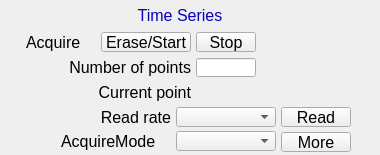
        <widget class="PyDMFrame" name="composite_4">
          <property name="geometry">
            <rect>
              <x>390</x>
              <y>105</y>
              <width>380</width>
              <height>155</height>
            </rect>
          </property>
          <property name="sizePolicy">
            <sizepolicy hsizetype="Ignored" vsizetype="Ignored">
              <horstretch>0</horstretch>
              <verstretch>0</verstretch>
            </sizepolicy>
          </property>
          <layout class="QGridLayout" name="gridLayout_4" columnstretch="26,5,30,20,15,5,19,5,46,5,15,5,39,5,16,5,15,5,5,65,29" rowstretch="5,20,1,6,1,18,1,5,1,19,5,1,18,1,5,20,4,1,19,1,3">
            <property name="leftMargin">
              <number>0</number>
            </property>
            <property name="topMargin">
              <number>0</number>
            </property>
            <property name="rightMargin">
              <number>0</number>
            </property>
            <property name="bottomMargin">
              <number>0</number>
            </property>
            <property name="horizontalSpacing">
              <number>0</number>
            </property>
            <property name="verticalSpacing">
              <number>0</number>
            </property>
            <item row="1" column="7" rowspan="2" colspan="7">
              <widget class="PyDMDrawingRectangle" name="rectangle_2">
                <property name="geometry">
                  <rect>
                    <x>120</x>
                    <y>5</y>
                    <width>120</width>
                    <height>21</height>
                  </rect>
                </property>
                <property name="sizePolicy">
                  <sizepolicy hsizetype="Ignored" vsizetype="Ignored">
                    <horstretch>0</horstretch>
                    <verstretch>0</verstretch>
                  </sizepolicy>
                </property>
                <property name="brush" stdset="0">
                  <brush brushstyle="SolidPattern">
                    <color alpha="255">
                      <red>218</red>
                      <green>218</green>
                      <blue>218</blue>
                    </color>
                  </brush>
                </property>
                <property name="penStyle" stdset="0">
                  <enum>Qt::SolidLine</enum>
                </property>
                <property name="penColor" stdset="0">
                  <color>
                    <red>218</red>
                    <green>218</green>
                    <blue>218</blue>
                  </color>
                </property>
                <property name="penWidth" stdset="0">
                  <double>0</double>
                </property>
                <property name="penCapStyle" stdset="0">
                  <enum>Qt::FlatCap</enum>
                </property>
                <property name="toolTip">
                  <string>rectangle_2</string>
                </property>
              </widget>
            </item>
            <item row="0" column="0" rowspan="21" colspan="21">
              <widget class="PyDMDrawingRectangle" name="rectangle_3">
                <property name="geometry">
                  <rect>
                    <x>0</x>
                    <y>0</y>
                    <width>380</width>
                    <height>155</height>
                  </rect>
                </property>
                <property name="sizePolicy">
                  <sizepolicy hsizetype="Ignored" vsizetype="Ignored">
                    <horstretch>0</horstretch>
                    <verstretch>0</verstretch>
                  </sizepolicy>
                </property>
                <property name="brush" stdset="0">
                  <brush brushstyle="NoBrush">
                    <color alpha="255">
                      <red>0</red>
                      <green>0</green>
                      <blue>0</blue>
                    </color>
                  </brush>
                </property>
                <property name="penStyle" stdset="0">
                  <enum>Qt::SolidLine</enum>
                </property>
                <property name="penColor" stdset="0">
                  <color>
                    <red>0</red>
                    <green>0</green>
                    <blue>0</blue>
                  </color>
                </property>
                <property name="penWidth" stdset="0">
                  <double>1</double>
                </property>
                <property name="penCapStyle" stdset="0">
                  <enum>Qt::FlatCap</enum>
                </property>
                <property name="toolTip">
                  <string>rectangle_3</string>
                </property>
              </widget>
            </item>
            <item row="1" column="8" colspan="5">
              <widget class="QLabel" name="text_3">
                <property name="geometry">
                  <rect>
                    <x>125</x>
                    <y>5</y>
                    <width>110</width>
                    <height>20</height>
                  </rect>
                </property>
                <property name="sizePolicy">
                  <sizepolicy hsizetype="Ignored" vsizetype="Ignored">
                    <horstretch>0</horstretch>
                    <verstretch>0</verstretch>
                  </sizepolicy>
                </property>
                <property name="text">
                  <string>Time Series</string>
                </property>
                <property name="font">
                  <font>
                    <pointsize>12</pointsize>
                  </font>
                </property>
                <property name="brush" stdset="0">
                  <brush brushstyle="SolidPattern">
                    <color alpha="255">
                      <red>10</red>
                      <green>0</green>
                      <blue>184</blue>
                    </color>
                  </brush>
                </property>
                <property name="toolTip">
                  <string>text_3</string>
                </property>
                <property name="alignment">
                  <set>Qt::AlignCenter</set>
                </property>
                <property name="styleSheet">
                  <string notr="true">QLabel#text_3 {
  color: rgb(10, 0, 184);
  }</string>
                </property>
              </widget>
            </item>
            <item row="11" column="3" rowspan="3" colspan="8">
              <widget class="QLabel" name="text_4">
                <property name="geometry">
                  <rect>
                    <x>61</x>
                    <y>82</y>
                    <width>130</width>
                    <height>20</height>
                  </rect>
                </property>
                <property name="sizePolicy">
                  <sizepolicy hsizetype="Ignored" vsizetype="Ignored">
                    <horstretch>0</horstretch>
                    <verstretch>0</verstretch>
                  </sizepolicy>
                </property>
                <property name="text">
                  <string>Current point</string>
                </property>
                <property name="font">
                  <font>
                    <pointsize>12</pointsize>
                  </font>
                </property>
                <property name="brush" stdset="0">
                  <brush brushstyle="SolidPattern">
                    <color alpha="255">
                      <red>0</red>
                      <green>0</green>
                      <blue>0</blue>
                    </color>
                  </brush>
                </property>
                <property name="toolTip">
                  <string>text_4</string>
                </property>
                <property name="alignment">
                  <set>Qt::AlignRight|Qt::AlignTrailing|Qt::AlignVCenter</set>
                </property>
                <property name="styleSheet">
                  <string notr="true">QLabel#text_4 {
  color: rgb(0, 0, 0);
  }</string>
                </property>
              </widget>
            </item>
            <item row="12" column="12" colspan="7">
              <widget class="PyDMLabel" name="text_update">
                <property name="geometry">
                  <rect>
                    <x>196</x>
                    <y>83</y>
                    <width>90</width>
                    <height>18</height>
                  </rect>
                </property>
                <property name="sizePolicy">
                  <sizepolicy hsizetype="Ignored" vsizetype="Ignored">
                    <horstretch>0</horstretch>
                    <verstretch>0</verstretch>
                  </sizepolicy>
                </property>
                <property name="toolTip">
                  <string>PV: ${P}${R}TS:TSCurrentPoint</string>
                </property>
                <property name="channel" stdset="0">
                  <string>ca://${P}${R}TS:TSCurrentPoint</string>
                </property>
                <property name="font">
                  <font>
                    <pointsize>10</pointsize>
                  </font>
                </property>
                <property name="alignment">
                  <set>Qt::AlignLeading|Qt::AlignLeft|Qt::AlignVCenter</set>
                </property>
                <property name="textInteractionFlags">
                  <set>Qt::TextSelectableByKeyboard|Qt::TextSelectableByMouse</set>
                </property>
                <property name="styleSheet">
                  <string notr="true">PyDMLabel#text_update {
  color: rgb(10, 0, 184);
  background-color: rgb(187, 187, 187);
  }</string>
                </property>
              </widget>
            </item>
            <item row="15" column="10" colspan="7">
              <widget class="PyDMEnumComboBox" name="menu">
                <property name="geometry">
                  <rect>
                    <x>176</x>
                    <y>107</y>
                    <width>100</width>
                    <height>20</height>
                  </rect>
                </property>
                <property name="sizePolicy">
                  <sizepolicy hsizetype="Ignored" vsizetype="Ignored">
                    <horstretch>0</horstretch>
                    <verstretch>0</verstretch>
                  </sizepolicy>
                </property>
                <property name="toolTip">
                  <string>${P}${R}TS:TSRead.SCAN</string>
                </property>
                <property name="channel" stdset="0">
                  <string>ca://${P}${R}TS:TSRead.SCAN</string>
                </property>
                <property name="font">
                  <font>
                    <pointsize>12</pointsize>
                  </font>
                </property>
                <property name="styleSheet">
                  <string notr="true">PyDMEnumComboBox#menu {
  color: rgb(0, 0, 0);
  background-color: rgb(115, 223, 255);
  }</string>
                </property>
              </widget>
            </item>
            <item row="15" column="18" colspan="2">
              <widget class="PyDMPushButton" name="message_button_1">
                <property name="geometry">
                  <rect>
                    <x>281</x>
                    <y>107</y>
                    <width>70</width>
                    <height>20</height>
                  </rect>
                </property>
                <property name="sizePolicy">
                  <sizepolicy hsizetype="Ignored" vsizetype="Ignored">
                    <horstretch>0</horstretch>
                    <verstretch>0</verstretch>
                  </sizepolicy>
                </property>
                <property name="text">
                  <string>Read</string>
                </property>
                <property name="font">
                  <font>
                    <pointsize>12</pointsize>
                  </font>
                </property>
                <property name="toolTip">
                  <string>${P}${R}TS:TSRead.PROC</string>
                </property>
                <property name="channel" stdset="0">
                  <string>ca://${P}${R}TS:TSRead.PROC</string>
                </property>
                <property name="pressValue" stdset="0">
                  <string>1</string>
                </property>
                <property name="styleSheet">
                  <string notr="true">PyDMPushButton#message_button_1 {
  color: rgb(0, 0, 0);
  background-color: rgb(115, 223, 255);
  }</string>
                </property>
              </widget>
            </item>
            <item row="15" column="4" colspan="5">
              <widget class="QLabel" name="text_5">
                <property name="geometry">
                  <rect>
                    <x>81</x>
                    <y>107</y>
                    <width>90</width>
                    <height>20</height>
                  </rect>
                </property>
                <property name="sizePolicy">
                  <sizepolicy hsizetype="Ignored" vsizetype="Ignored">
                    <horstretch>0</horstretch>
                    <verstretch>0</verstretch>
                  </sizepolicy>
                </property>
                <property name="text">
                  <string>Read rate</string>
                </property>
                <property name="font">
                  <font>
                    <pointsize>12</pointsize>
                  </font>
                </property>
                <property name="brush" stdset="0">
                  <brush brushstyle="SolidPattern">
                    <color alpha="255">
                      <red>0</red>
                      <green>0</green>
                      <blue>0</blue>
                    </color>
                  </brush>
                </property>
                <property name="toolTip">
                  <string>text_5</string>
                </property>
                <property name="alignment">
                  <set>Qt::AlignRight|Qt::AlignTrailing|Qt::AlignVCenter</set>
                </property>
                <property name="styleSheet">
                  <string notr="true">QLabel#text_5 {
  color: rgb(0, 0, 0);
  }</string>
                </property>
              </widget>
            </item>
            <item row="9" column="12" colspan="3">
              <widget class="PyDMLineEdit" name="text_entry">
                <property name="geometry">
                  <rect>
                    <x>196</x>
                    <y>58</y>
                    <width>60</width>
                    <height>19</height>
                  </rect>
                </property>
                <property name="sizePolicy">
                  <sizepolicy hsizetype="Ignored" vsizetype="Ignored">
                    <horstretch>0</horstretch>
                    <verstretch>0</verstretch>
                  </sizepolicy>
                </property>
                <property name="channel" stdset="0">
                  <string>ca://${P}${R}TS:TSNumPoints</string>
                </property>
                <property name="toolTip">
                  <string>${P}${R}TS:TSNumPoints</string>
                </property>
                <property name="font">
                  <font>
                    <pointsize>11</pointsize>
                  </font>
                </property>
                <property name="styleSheet">
                  <string notr="true">PyDMLineEdit#text_entry {
  color: rgb(0, 0, 0);
  background-color: rgb(115, 223, 255);
  border: 1px solid black;
  margin: 0px;
  padding: 0px;
  spacing: 0px;
  }</string>
                </property>
              </widget>
            </item>
            <item row="8" column="2" rowspan="2" colspan="9">
              <widget class="QLabel" name="text_6">
                <property name="geometry">
                  <rect>
                    <x>31</x>
                    <y>57</y>
                    <width>160</width>
                    <height>20</height>
                  </rect>
                </property>
                <property name="sizePolicy">
                  <sizepolicy hsizetype="Ignored" vsizetype="Ignored">
                    <horstretch>0</horstretch>
                    <verstretch>0</verstretch>
                  </sizepolicy>
                </property>
                <property name="text">
                  <string>Number of points</string>
                </property>
                <property name="font">
                  <font>
                    <pointsize>12</pointsize>
                  </font>
                </property>
                <property name="brush" stdset="0">
                  <brush brushstyle="SolidPattern">
                    <color alpha="255">
                      <red>0</red>
                      <green>0</green>
                      <blue>0</blue>
                    </color>
                  </brush>
                </property>
                <property name="toolTip">
                  <string>text_6</string>
                </property>
                <property name="alignment">
                  <set>Qt::AlignRight|Qt::AlignTrailing|Qt::AlignVCenter</set>
                </property>
                <property name="styleSheet">
                  <string notr="true">QLabel#text_6 {
  color: rgb(0, 0, 0);
  }</string>
                </property>
              </widget>
            </item>
            <item row="4" column="6" rowspan="3" colspan="5">
              <widget class="PyDMPushButton" name="message_button_2">
                <property name="geometry">
                  <rect>
                    <x>101</x>
                    <y>32</y>
                    <width>90</width>
                    <height>20</height>
                  </rect>
                </property>
                <property name="sizePolicy">
                  <sizepolicy hsizetype="Ignored" vsizetype="Ignored">
                    <horstretch>0</horstretch>
                    <verstretch>0</verstretch>
                  </sizepolicy>
                </property>
                <property name="text">
                  <string>Erase/Start</string>
                </property>
                <property name="font">
                  <font>
                    <pointsize>12</pointsize>
                  </font>
                </property>
                <property name="toolTip">
                  <string>${P}${R}TS:TSAcquire</string>
                </property>
                <property name="channel" stdset="0">
                  <string>ca://${P}${R}TS:TSAcquire</string>
                </property>
                <property name="pressValue" stdset="0">
                  <string>1</string>
                </property>
                <property name="styleSheet">
                  <string notr="true">PyDMPushButton#message_button_2 {
  color: rgb(0, 0, 0);
  background-color: rgb(115, 223, 255);
  }</string>
                </property>
              </widget>
            </item>
            <item row="4" column="12" rowspan="3" colspan="3">
              <widget class="PyDMPushButton" name="message_button_3">
                <property name="geometry">
                  <rect>
                    <x>196</x>
                    <y>32</y>
                    <width>60</width>
                    <height>20</height>
                  </rect>
                </property>
                <property name="sizePolicy">
                  <sizepolicy hsizetype="Ignored" vsizetype="Ignored">
                    <horstretch>0</horstretch>
                    <verstretch>0</verstretch>
                  </sizepolicy>
                </property>
                <property name="text">
                  <string>Stop</string>
                </property>
                <property name="font">
                  <font>
                    <pointsize>12</pointsize>
                  </font>
                </property>
                <property name="toolTip">
                  <string>${P}${R}TS:TSAcquire</string>
                </property>
                <property name="channel" stdset="0">
                  <string>ca://${P}${R}TS:TSAcquire</string>
                </property>
                <property name="pressValue" stdset="0">
                  <string>0</string>
                </property>
                <property name="styleSheet">
                  <string notr="true">PyDMPushButton#message_button_3 {
  color: rgb(0, 0, 0);
  background-color: rgb(115, 223, 255);
  }</string>
                </property>
              </widget>
            </item>
            <item row="5" column="16" colspan="4">
              <widget class="PyDMLabel" name="text_update_1">
                <property name="geometry">
                  <rect>
                    <x>261</x>
                    <y>33</y>
                    <width>90</width>
                    <height>18</height>
                  </rect>
                </property>
                <property name="sizePolicy">
                  <sizepolicy hsizetype="Ignored" vsizetype="Ignored">
                    <horstretch>0</horstretch>
                    <verstretch>0</verstretch>
                  </sizepolicy>
                </property>
                <property name="toolTip">
                  <string>PV: ${P}${R}TS:TSAcquiring</string>
                </property>
                <property name="channel" stdset="0">
                  <string>ca://${P}${R}TS:TSAcquiring</string>
                </property>
                <property name="displayFormat" stdset="0">
                  <enum>PyDMLabel::String</enum>
                </property>
                <property name="font">
                  <font>
                    <pointsize>10</pointsize>
                  </font>
                </property>
                <property name="alignment">
                  <set>Qt::AlignLeading|Qt::AlignLeft|Qt::AlignVCenter</set>
                </property>
                <property name="textInteractionFlags">
                  <set>Qt::TextSelectableByKeyboard|Qt::TextSelectableByMouse</set>
                </property>
                <property name="styleSheet">
                  <string notr="true">PyDMLabel#text_update_1 {
  color: rgb(10, 0, 184);
  background-color: rgb(70, 70, 70);
  }</string>
                </property>
              </widget>
            </item>
            <item row="4" column="1" rowspan="3" colspan="4">
              <widget class="QLabel" name="text_7">
                <property name="geometry">
                  <rect>
                    <x>26</x>
                    <y>32</y>
                    <width>70</width>
                    <height>20</height>
                  </rect>
                </property>
                <property name="sizePolicy">
                  <sizepolicy hsizetype="Ignored" vsizetype="Ignored">
                    <horstretch>0</horstretch>
                    <verstretch>0</verstretch>
                  </sizepolicy>
                </property>
                <property name="text">
                  <string>Acquire</string>
                </property>
                <property name="font">
                  <font>
                    <pointsize>12</pointsize>
                  </font>
                </property>
                <property name="brush" stdset="0">
                  <brush brushstyle="SolidPattern">
                    <color alpha="255">
                      <red>0</red>
                      <green>0</green>
                      <blue>0</blue>
                    </color>
                  </brush>
                </property>
                <property name="toolTip">
                  <string>text_7</string>
                </property>
                <property name="alignment">
                  <set>Qt::AlignLeading|Qt::AlignLeft|Qt::AlignVCenter</set>
                </property>
                <property name="styleSheet">
                  <string notr="true">QLabel#text_7 {
  color: rgb(0, 0, 0);
  }</string>
                </property>
              </widget>
            </item>
            <item row="18" column="18" rowspan="2" colspan="2">
              <widget class="PyDMRelatedDisplayButton" name="related_display_1">
                <property name="geometry">
                  <rect>
                    <x>281</x>
                    <y>132</y>
                    <width>70</width>
                    <height>20</height>
                  </rect>
                </property>
                <property name="sizePolicy">
                  <sizepolicy hsizetype="Ignored" vsizetype="Ignored">
                    <horstretch>0</horstretch>
                    <verstretch>0</verstretch>
                  </sizepolicy>
                </property>
                <property name="toolTip">
                  <string>More</string>
                </property>
                <property name="text">
                  <string>More</string>
                </property>
                <property name="showIcon" stdset="0">
                  <bool>true</bool>
                </property>
                <property name="font">
                  <font>
                    <pointsize>12</pointsize>
                  </font>
                </property>
                <property name="styleSheet">
                  <string notr="true">PyDMRelatedDisplayButton#related_display_1 {
  color: rgb(0, 0, 0);
  background-color: rgb(115, 223, 255);
  }</string>
                </property>
                <property name="titles" stdset="0">
                  <stringlist>
                    <string>Time series control</string>
                  </stringlist>
                </property>
                <property name="filenames" stdset="0">
                  <stringlist>
                    <string>NDPluginTimeSeries.ui</string>
                  </stringlist>
                </property>
                <property name="macros" stdset="0">
                  <stringlist>
                    <string>P=${P},R=${R}TS:</string>
                  </stringlist>
                </property>
                <property name="openInNewWindow" stdset="0">
                  <bool>true</bool>
                </property>
              </widget>
            </item>
            <item row="17" column="3" rowspan="2" colspan="6">
              <widget class="QLabel" name="text_8">
                <property name="geometry">
                  <rect>
                    <x>61</x>
                    <y>131</y>
                    <width>110</width>
                    <height>20</height>
                  </rect>
                </property>
                <property name="sizePolicy">
                  <sizepolicy hsizetype="Ignored" vsizetype="Ignored">
                    <horstretch>0</horstretch>
                    <verstretch>0</verstretch>
                  </sizepolicy>
                </property>
                <property name="text">
                  <string>AcquireMode</string>
                </property>
                <property name="font">
                  <font>
                    <pointsize>12</pointsize>
                  </font>
                </property>
                <property name="brush" stdset="0">
                  <brush brushstyle="SolidPattern">
                    <color alpha="255">
                      <red>0</red>
                      <green>0</green>
                      <blue>0</blue>
                    </color>
                  </brush>
                </property>
                <property name="toolTip">
                  <string>text_8</string>
                </property>
                <property name="alignment">
                  <set>Qt::AlignLeading|Qt::AlignLeft|Qt::AlignVCenter</set>
                </property>
                <property name="styleSheet">
                  <string notr="true">QLabel#text_8 {
  color: rgb(0, 0, 0);
  }</string>
                </property>
              </widget>
            </item>
            <item row="17" column="10" rowspan="2" colspan="7">
              <widget class="PyDMEnumComboBox" name="menu_1">
                <property name="geometry">
                  <rect>
                    <x>176</x>
                    <y>131</y>
                    <width>100</width>
                    <height>20</height>
                  </rect>
                </property>
                <property name="sizePolicy">
                  <sizepolicy hsizetype="Ignored" vsizetype="Ignored">
                    <horstretch>0</horstretch>
                    <verstretch>0</verstretch>
                  </sizepolicy>
                </property>
                <property name="toolTip">
                  <string>${P}${R}TS:TSAcquireMode</string>
                </property>
                <property name="channel" stdset="0">
                  <string>ca://${P}${R}TS:TSAcquireMode</string>
                </property>
                <property name="font">
                  <font>
                    <pointsize>12</pointsize>
                  </font>
                </property>
                <property name="styleSheet">
                  <string notr="true">PyDMEnumComboBox#menu_1 {
  color: rgb(0, 0, 0);
  background-color: rgb(115, 223, 255);
  }</string>
                </property>
              </widget>
            </item>
          </layout>
        </widget>
